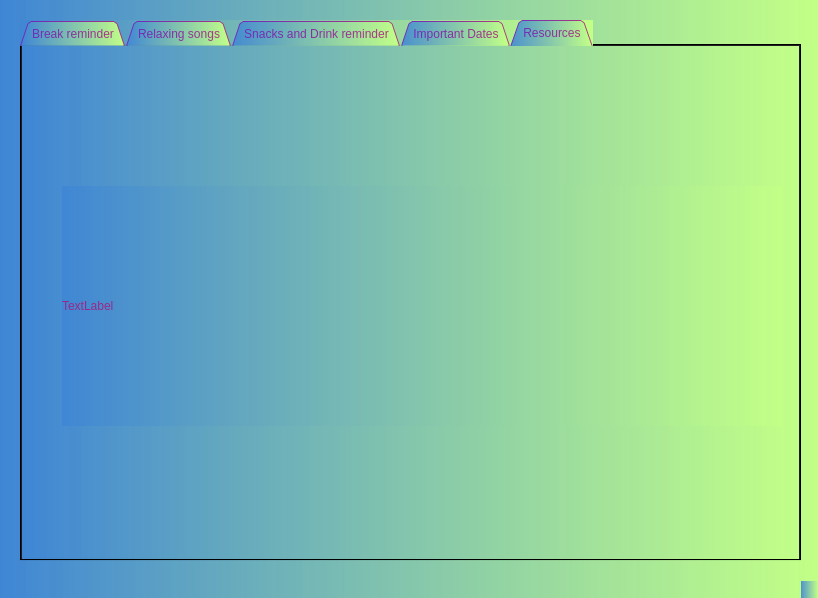
<?xml version="1.0" encoding="UTF-8"?>
<ui version="4.0">
 <class>Prorest</class>
 <widget class="QMainWindow" name="Prorest">
  <property name="geometry">
   <rect>
    <x>0</x>
    <y>0</y>
    <width>818</width>
    <height>598</height>
   </rect>
  </property>
  <property name="windowTitle">
   <string>Prorest</string>
  </property>
  <property name="styleSheet">
   <string notr="true">color: qlineargradient(spread:pad, x1:0, y1:0, x2:1, y2:0, stop:0 rgba(151, 45, 219, 252), stop:1 rgba(72, 151, 183, 252));
background-color: qlineargradient(spread:pad, x1:0, y1:0, x2:1, y2:0, stop:0 rgba(63, 134, 213, 227), stop:0.994737 rgba(194, 255, 135, 252));</string>
  </property>
  <widget class="QWidget" name="centralwidget">
   <widget class="QTabWidget" name="tabWidget">
    <property name="geometry">
     <rect>
      <x>20</x>
      <y>20</y>
      <width>781</width>
      <height>541</height>
     </rect>
    </property>
    <property name="styleSheet">
     <string notr="true">font: 75 10pt &quot;Garamond&quot;;
color: qlineargradient(spread:pad, x1:0, y1:0, x2:1, y2:0, stop:0 rgba(111, 39, 186, 241), stop:0.994737 rgba(170, 20, 119, 209));
</string>
    </property>
    <property name="tabShape">
     <enum>QTabWidget::Triangular</enum>
    </property>
    <property name="currentIndex">
     <number>4</number>
    </property>
    <property name="elideMode">
     <enum>Qt::ElideNone</enum>
    </property>
    <widget class="QWidget" name="tab">
     <attribute name="title">
      <string>Break reminder</string>
     </attribute>
     <widget class="QLabel" name="break_bg">
      <property name="geometry">
       <rect>
        <x>-6</x>
        <y>-25</y>
        <width>781</width>
        <height>571</height>
       </rect>
      </property>
      <property name="text">
       <string/>
      </property>
      <property name="pixmap">
       <pixmap>../Python/BG/ThinkstockPhotos-489763838-e1490767826261.jpg</pixmap>
      </property>
     </widget>
     <widget class="QPushButton" name="break_btn">
      <property name="geometry">
       <rect>
        <x>290</x>
        <y>290</y>
        <width>191</width>
        <height>61</height>
       </rect>
      </property>
      <property name="toolTip">
       <string>&lt;html&gt;&lt;head/&gt;&lt;body&gt;&lt;p&gt;&lt;span style=&quot; font-size:12pt; font-weight:600;&quot;&gt;Turn on&lt;/span&gt;&lt;/p&gt;&lt;/body&gt;&lt;/html&gt;</string>
      </property>
      <property name="styleSheet">
       <string notr="true">background-color: qlineargradient(spread:pad, x1:0, y1:0, x2:1, y2:0, stop:0 rgba(45, 219, 182, 252), stop:1 rgba(209, 255, 137, 252));
font: 75 14pt &quot;Berlin Sans FB Demi&quot;;</string>
      </property>
      <property name="text">
       <string>Turn on</string>
      </property>
     </widget>
    </widget>
    <widget class="QWidget" name="tab_2">
     <attribute name="title">
      <string>Relaxing songs</string>
     </attribute>
     <widget class="QLabel" name="music_bg">
      <property name="geometry">
       <rect>
        <x>-270</x>
        <y>-40</y>
        <width>1051</width>
        <height>581</height>
       </rect>
      </property>
      <property name="text">
       <string/>
      </property>
      <property name="pixmap">
       <pixmap>../Python/BG/maxresdefault2.jpg</pixmap>
      </property>
     </widget>
     <widget class="QPushButton" name="music_btn">
      <property name="geometry">
       <rect>
        <x>530</x>
        <y>90</y>
        <width>191</width>
        <height>61</height>
       </rect>
      </property>
      <property name="toolTip">
       <string>&lt;html&gt;&lt;head/&gt;&lt;body&gt;&lt;p&gt;&lt;span style=&quot; font-size:12pt; font-weight:600;&quot;&gt;Turn on&lt;/span&gt;&lt;/p&gt;&lt;/body&gt;&lt;/html&gt;</string>
      </property>
      <property name="styleSheet">
       <string notr="true">background-color: qlineargradient(spread:pad, x1:0, y1:0, x2:1, y2:0, stop:0 rgba(219, 200, 45, 252), stop:1 rgba(209, 255, 137, 252));
font: 75 14pt &quot;Berlin Sans FB Demi&quot;;</string>
      </property>
      <property name="text">
       <string>Turn on</string>
      </property>
     </widget>
     <widget class="QPushButton" name="Random_music_btn">
      <property name="geometry">
       <rect>
        <x>530</x>
        <y>200</y>
        <width>191</width>
        <height>61</height>
       </rect>
      </property>
      <property name="toolTip">
       <string>&lt;html&gt;&lt;head/&gt;&lt;body&gt;&lt;p&gt;&lt;span style=&quot; font-size:12pt; font-weight:600;&quot;&gt;Turn on&lt;/span&gt;&lt;/p&gt;&lt;/body&gt;&lt;/html&gt;</string>
      </property>
      <property name="styleSheet">
       <string notr="true">background-color: qlineargradient(spread:pad, x1:0, y1:0, x2:1, y2:0, stop:0 rgba(219, 200, 45, 252), stop:1 rgba(209, 255, 137, 252));
font: 75 14pt &quot;Berlin Sans FB Demi&quot;;</string>
      </property>
      <property name="text">
       <string>Randomize on</string>
      </property>
     </widget>
     <widget class="QPushButton" name="Automated_music_btn">
      <property name="geometry">
       <rect>
        <x>530</x>
        <y>310</y>
        <width>191</width>
        <height>61</height>
       </rect>
      </property>
      <property name="toolTip">
       <string>&lt;html&gt;&lt;head/&gt;&lt;body&gt;&lt;p&gt;&lt;span style=&quot; font-size:12pt; font-weight:600;&quot;&gt;Turn on&lt;/span&gt;&lt;/p&gt;&lt;/body&gt;&lt;/html&gt;</string>
      </property>
      <property name="styleSheet">
       <string notr="true">background-color: qlineargradient(spread:pad, x1:0, y1:0, x2:1, y2:0, stop:0 rgba(219, 200, 45, 252), stop:1 rgba(209, 255, 137, 252));
font: 75 14pt &quot;Berlin Sans FB Demi&quot;;</string>
      </property>
      <property name="text">
       <string>Set music timer</string>
      </property>
     </widget>
     <widget class="QLabel" name="label">
      <property name="geometry">
       <rect>
        <x>520</x>
        <y>20</y>
        <width>211</width>
        <height>21</height>
       </rect>
      </property>
      <property name="styleSheet">
       <string notr="true">color: qlineargradient(spread:pad, x1:0, y1:0, x2:1, y2:0, stop:0 rgba(0, 0, 0, 227), stop:0.994737 rgba(0, 0, 0, 252));
font: 75 8pt &quot;MS Shell Dlg 2&quot;;
background-color: qlineargradient(spread:pad, x1:0, y1:0, x2:1, y2:0, stop:0 rgba(78, 213, 63, 227), stop:0.994737 rgba(194, 255, 135, 252));</string>
      </property>
      <property name="text">
       <string> Note! When you turn the music off,</string>
      </property>
     </widget>
     <widget class="QLabel" name="label_2">
      <property name="geometry">
       <rect>
        <x>500</x>
        <y>40</y>
        <width>241</width>
        <height>20</height>
       </rect>
      </property>
      <property name="styleSheet">
       <string notr="true">color: qlineargradient(spread:pad, x1:0, y1:0, x2:1, y2:0, stop:0 rgba(0, 0, 0, 227), stop:0.994737 rgba(0, 0, 0, 252));
font: 75 8pt &quot;MS Shell Dlg 2&quot;;
background-color: qlineargradient(spread:pad, x1:0, y1:0, x2:1, y2:0, stop:0 rgba(78, 213, 63, 227), stop:0.994737 rgba(194, 255, 135, 252));</string>
      </property>
      <property name="text">
       <string>  the current song will need to finish fully.</string>
      </property>
     </widget>
     <widget class="QLineEdit" name="write_time_bar">
      <property name="geometry">
       <rect>
        <x>560</x>
        <y>390</y>
        <width>131</width>
        <height>31</height>
       </rect>
      </property>
      <property name="text">
       <string/>
      </property>
     </widget>
     <widget class="QLabel" name="time_format_label">
      <property name="geometry">
       <rect>
        <x>520</x>
        <y>440</y>
        <width>211</width>
        <height>21</height>
       </rect>
      </property>
      <property name="styleSheet">
       <string notr="true">color: qlineargradient(spread:pad, x1:0, y1:0, x2:1, y2:0, stop:0 rgba(0, 0, 0, 227), stop:0.994737 rgba(0, 0, 0, 252));
font: 75 8pt &quot;MS Shell Dlg 2&quot;;
background-color: qlineargradient(spread:pad, x1:0, y1:0, x2:1, y2:0, stop:0 rgba(78, 213, 63, 227), stop:0.994737 rgba(194, 255, 135, 252));</string>
      </property>
      <property name="text">
       <string>              Format (HH:MM)</string>
      </property>
     </widget>
    </widget>
    <widget class="QWidget" name="tab_3">
     <attribute name="title">
      <string>Snacks and Drink reminder</string>
     </attribute>
     <widget class="QLabel" name="snacks_bg">
      <property name="geometry">
       <rect>
        <x>0</x>
        <y>0</y>
        <width>781</width>
        <height>521</height>
       </rect>
      </property>
      <property name="text">
       <string/>
      </property>
      <property name="pixmap">
       <pixmap>../Python/BG/bread-toasted_WDGG60RQAJ.jpg</pixmap>
      </property>
     </widget>
     <widget class="QPushButton" name="snacks_btn">
      <property name="geometry">
       <rect>
        <x>10</x>
        <y>40</y>
        <width>191</width>
        <height>61</height>
       </rect>
      </property>
      <property name="toolTip">
       <string>&lt;html&gt;&lt;head/&gt;&lt;body&gt;&lt;p&gt;&lt;span style=&quot; font-size:12pt; font-weight:600;&quot;&gt;Turn on&lt;/span&gt;&lt;/p&gt;&lt;/body&gt;&lt;/html&gt;</string>
      </property>
      <property name="styleSheet">
       <string notr="true">background-color: qlineargradient(spread:pad, x1:0, y1:0, x2:1, y2:0, stop:0 rgba(45, 219, 182, 252), stop:1 rgba(209, 255, 137, 252));
font: 75 14pt &quot;Berlin Sans FB Demi&quot;;</string>
      </property>
      <property name="text">
       <string>Turn on</string>
      </property>
     </widget>
     <widget class="QLabel" name="snacks_tips">
      <property name="geometry">
       <rect>
        <x>10</x>
        <y>170</y>
        <width>271</width>
        <height>291</height>
       </rect>
      </property>
      <property name="styleSheet">
       <string notr="true">font: 75 12pt &quot;Berlin Sans FB Demi&quot;;</string>
      </property>
      <property name="text">
       <string>TextLabel</string>
      </property>
     </widget>
    </widget>
    <widget class="QWidget" name="tab_4">
     <attribute name="title">
      <string>Important Dates</string>
     </attribute>
     <widget class="QLabel" name="important_bg">
      <property name="geometry">
       <rect>
        <x>-4</x>
        <y>-8</y>
        <width>781</width>
        <height>531</height>
       </rect>
      </property>
      <property name="text">
       <string/>
      </property>
      <property name="pixmap">
       <pixmap>../Python/BG/woman-writing_FFSUL8TZD3.jpg</pixmap>
      </property>
     </widget>
     <widget class="QLabel" name="date_label">
      <property name="geometry">
       <rect>
        <x>100</x>
        <y>70</y>
        <width>211</width>
        <height>21</height>
       </rect>
      </property>
      <property name="styleSheet">
       <string notr="true">font: 75 9pt &quot;Berlin Sans FB Demi&quot;;</string>
      </property>
      <property name="text">
       <string> Date (Format: YYYY-MM-DD)</string>
      </property>
     </widget>
     <widget class="QLabel" name="information_label">
      <property name="geometry">
       <rect>
        <x>30</x>
        <y>10</y>
        <width>371</width>
        <height>21</height>
       </rect>
      </property>
      <property name="styleSheet">
       <string notr="true">font: 75 8pt &quot;Berlin Sans FB Demi&quot;;</string>
      </property>
      <property name="text">
       <string>  Add the information with the correct format in the boxes below</string>
      </property>
     </widget>
     <widget class="QLabel" name="time_label">
      <property name="geometry">
       <rect>
        <x>100</x>
        <y>150</y>
        <width>211</width>
        <height>21</height>
       </rect>
      </property>
      <property name="styleSheet">
       <string notr="true">font: 75 9pt &quot;Berlin Sans FB Demi&quot;;</string>
      </property>
      <property name="text">
       <string>      Time (Format: HH:MM)</string>
      </property>
     </widget>
     <widget class="QLabel" name="title_label">
      <property name="geometry">
       <rect>
        <x>100</x>
        <y>230</y>
        <width>211</width>
        <height>21</height>
       </rect>
      </property>
      <property name="styleSheet">
       <string notr="true">font: 75 9pt &quot;Berlin Sans FB Demi&quot;;</string>
      </property>
      <property name="text">
       <string>                      Title</string>
      </property>
     </widget>
     <widget class="QLabel" name="msg_label">
      <property name="geometry">
       <rect>
        <x>100</x>
        <y>310</y>
        <width>211</width>
        <height>21</height>
       </rect>
      </property>
      <property name="styleSheet">
       <string notr="true">font: 75 9pt &quot;Berlin Sans FB Demi&quot;;</string>
      </property>
      <property name="text">
       <string>                   Message</string>
      </property>
     </widget>
     <widget class="QLineEdit" name="write_date">
      <property name="geometry">
       <rect>
        <x>100</x>
        <y>100</y>
        <width>211</width>
        <height>31</height>
       </rect>
      </property>
      <property name="text">
       <string/>
      </property>
     </widget>
     <widget class="QLineEdit" name="write_time">
      <property name="geometry">
       <rect>
        <x>100</x>
        <y>180</y>
        <width>211</width>
        <height>31</height>
       </rect>
      </property>
      <property name="text">
       <string/>
      </property>
     </widget>
     <widget class="QLineEdit" name="write_title">
      <property name="geometry">
       <rect>
        <x>100</x>
        <y>260</y>
        <width>211</width>
        <height>31</height>
       </rect>
      </property>
      <property name="text">
       <string/>
      </property>
     </widget>
     <widget class="QLineEdit" name="write_message">
      <property name="geometry">
       <rect>
        <x>100</x>
        <y>340</y>
        <width>211</width>
        <height>31</height>
       </rect>
      </property>
      <property name="text">
       <string/>
      </property>
     </widget>
     <widget class="QPushButton" name="set_date_btn">
      <property name="geometry">
       <rect>
        <x>100</x>
        <y>430</y>
        <width>211</width>
        <height>61</height>
       </rect>
      </property>
      <property name="font">
       <font>
        <family>Berlin Sans FB Demi</family>
        <pointsize>14</pointsize>
        <weight>9</weight>
        <italic>false</italic>
        <bold>false</bold>
       </font>
      </property>
      <property name="toolTip">
       <string>&lt;html&gt;&lt;head/&gt;&lt;body&gt;&lt;p&gt;&lt;span style=&quot; font-size:8pt; font-weight:600;&quot;&gt;Turn on&lt;/span&gt;&lt;/p&gt;&lt;/body&gt;&lt;/html&gt;</string>
      </property>
      <property name="styleSheet">
       <string notr="true">background-color: qlineargradient(spread:pad, x1:0, y1:0, x2:1, y2:0, stop:0 rgba(45, 219, 182, 252), stop:1 rgba(209, 255, 137, 252));
font: 75 14pt &quot;Berlin Sans FB Demi&quot;;</string>
      </property>
      <property name="text">
       <string>Set Date Reminder</string>
      </property>
     </widget>
     <widget class="QLabel" name="information_label_2">
      <property name="geometry">
       <rect>
        <x>30</x>
        <y>30</y>
        <width>371</width>
        <height>21</height>
       </rect>
      </property>
      <property name="styleSheet">
       <string notr="true">font: 75 8pt &quot;Berlin Sans FB Demi&quot;;</string>
      </property>
      <property name="text">
       <string>         When you are done, click on the button in the bottom.</string>
      </property>
     </widget>
     <widget class="QLabel" name="time_format_label_2">
      <property name="geometry">
       <rect>
        <x>100</x>
        <y>390</y>
        <width>211</width>
        <height>21</height>
       </rect>
      </property>
      <property name="styleSheet">
       <string notr="true">color: qlineargradient(spread:pad, x1:0, y1:0, x2:1, y2:0, stop:0 rgba(0, 0, 0, 227), stop:0.994737 rgba(0, 0, 0, 252));
font: 75 8pt &quot;MS Shell Dlg 2&quot;;
background-color: qlineargradient(spread:pad, x1:0, y1:0, x2:1, y2:0, stop:0 rgba(78, 213, 63, 227), stop:0.994737 rgba(194, 255, 135, 252));</string>
      </property>
      <property name="text">
       <string>           Is it in a right Format ?</string>
      </property>
     </widget>
    </widget>
    <widget class="QWidget" name="tab_5">
     <attribute name="title">
      <string>Resources</string>
     </attribute>
     <widget class="QLabel" name="label_3">
      <property name="geometry">
       <rect>
        <x>0</x>
        <y>0</y>
        <width>781</width>
        <height>511</height>
       </rect>
      </property>
      <property name="text">
       <string/>
      </property>
      <property name="pixmap">
       <pixmap>../Python/BG/books-library_6XANS2384I.jpg</pixmap>
      </property>
     </widget>
     <widget class="QLabel" name="resourse_label">
      <property name="geometry">
       <rect>
        <x>40</x>
        <y>140</y>
        <width>720</width>
        <height>240</height>
       </rect>
      </property>
      <property name="styleSheet">
       <string notr="true">font: 75 10pt &quot;Berlin Sans FB Demi&quot;;</string>
      </property>
      <property name="text">
       <string>TextLabel</string>
      </property>
     </widget>
    </widget>
   </widget>
  </widget>
  <widget class="QStatusBar" name="statusbar"/>
 </widget>
 <resources/>
 <connections/>
</ui>
